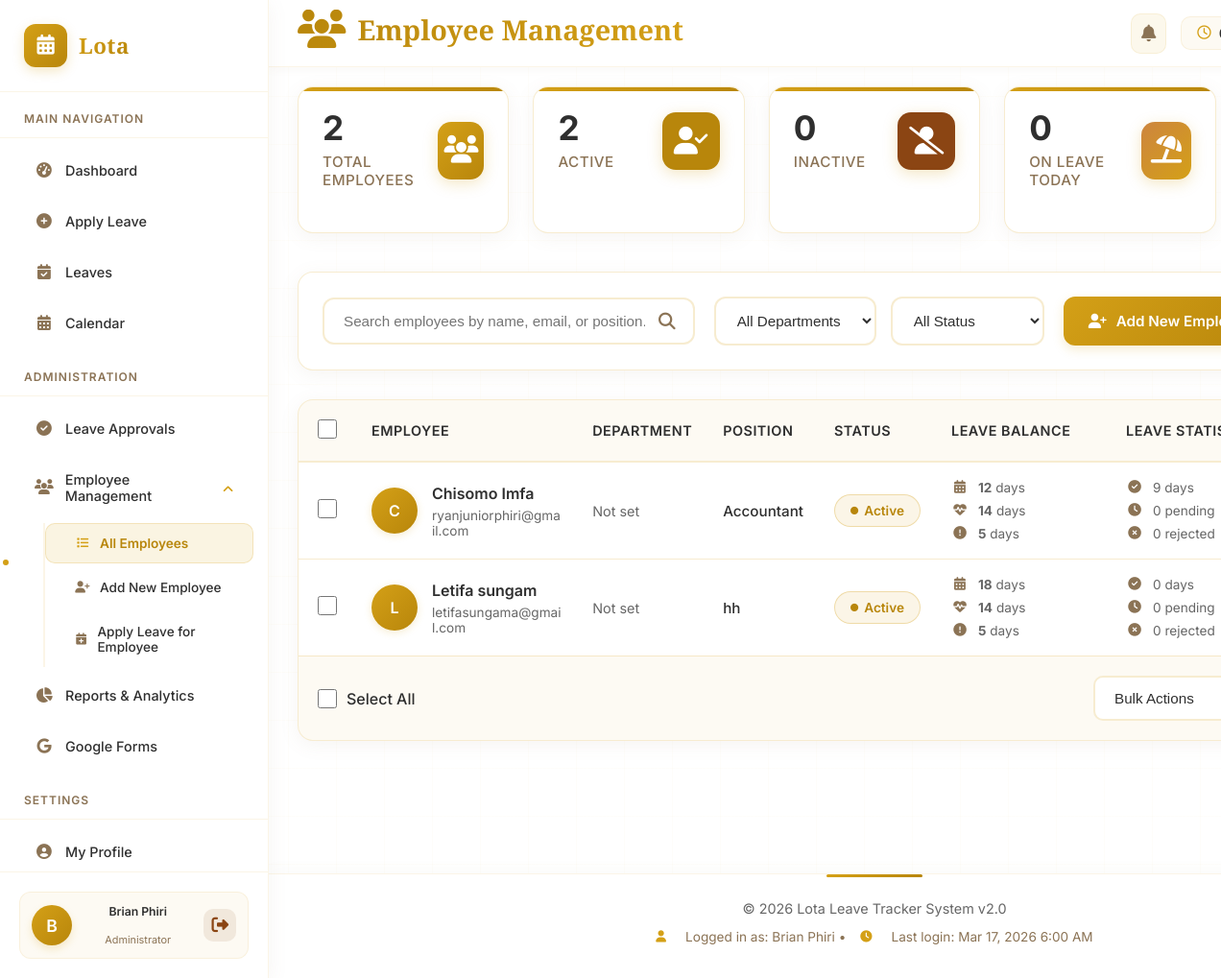
The page /manage-employees.php (signed in) on the database its author committed.
### tables this page shows
CREATE TABLE `users` (
  `id` int(11) NOT NULL,
  `email` varchar(100) NOT NULL,
  `password` varchar(255) NOT NULL,
  `last_login` timestamp NULL DEFAULT NULL,
  `last_activity` timestamp NULL DEFAULT NULL,
  `full_name` varchar(100) NOT NULL,
  `role` enum('admin','ceo','employee') DEFAULT 'employee',
  `department` varchar(50) DEFAULT NULL,
  `position` varchar(50) DEFAULT NULL,
  `phone` varchar(20) DEFAULT NULL,
  `status` enum('active','inactive','pending') DEFAULT 'active',
  `password_change_required` tinyint(1) DEFAULT 0,
  `annual_leave_days` int(11) DEFAULT 21,
  `sick_leave_days` int(11) DEFAULT 14,
  `emergency_leave_days` int(11) DEFAULT 5,
  `created_at` timestamp NOT NULL DEFAULT current_timestamp(),
  `updated_at` timestamp NOT NULL DEFAULT current_timestamp() ON UPDATE current_timestamp(),
  `google_forms_email` varchar(100) DEFAULT NULL,
  `email_notifications` tinyint(1) DEFAULT 1,
  `leave_policy_id` int(11) DEFAULT NULL
);

### manage-employees.php (the view, shortened to what this page needs)
<?php
require_once __DIR__ . '/includes/header.php';
$pdo = getPDOConnection();
$employees = [];
$stats = [];
$search_query = '';
$current_page = isset($_GET['page']) ? max(1, intval($_GET['page'])) : 1;
$per_page = 15;
if ($_SERVER['REQUEST_METHOD'] === 'GET') {
    $search_query = $_GET['search'] ?? '';
}
if ($pdo) {
    try {
        $params = [];
        $offset = ($current_page - 1) * $per_page;
        $sql = "
            SELECT
                u.id,
                u.email,
                u.full_name,
                u.role,
                u.department,
                u.position,
                u.phone,
                u.status,
                u.annual_leave_days,
                u.sick_leave_days,
                u.emergency_leave_days,
                u.created_at,
                u.updated_at,
                COALESCE(COUNT(DISTINCT l.id), 0) as total_leaves,
                COALESCE(SUM(CASE WHEN l.status = 'approved' THEN l.total_days ELSE 0 END), 0) as approved_days,
                COALESCE(SUM(CASE WHEN l.status = 'pending' THEN 1 ELSE 0 END), 0) as pending_leaves,
                COALESCE(SUM(CASE WHEN l.status = 'rejected' THEN 1 ELSE 0 END), 0) as rejected_leaves
            FROM users u
            LEFT JOIN leaves l ON u.id = l.user_id AND YEAR(l.created_at) = YEAR(CURDATE())
            WHERE (u.role = 'employee' OR u.role = 'ceo')
        ";
        $sql .= " GROUP BY u.id ORDER BY u.full_name ASC LIMIT ? OFFSET ?";
        $params[] = $per_page;
        $params[] = $offset;
        $stmt = $pdo->prepare($sql);
        $stmt->execute($params);
        $employees = $stmt->fetchAll(PDO::FETCH_ASSOC);
        $stats = getEmployeeStatistics();
    } catch (PDOException $e) {
        error_log("Error fetching employees: " . $e->getMessage());
    }
}
function getEmployeeStatistics()
{
    global $pdo;
    $stats = [
        'total' => 0,
        'active' => 0,
        'inactive' => 0,
        'on_leave_today' => 0,
        'new_this_month' => 0
    ];
    if ($pdo) {
        try {
            $today = date('Y-m-d');
            $stmt = $pdo->query("SELECT COUNT(*) as count FROM users WHERE role IN ('employee', 'ceo')");
            $result = $stmt->fetch();
            $stats['total'] = $result['count'];
            $stmt = $pdo->query("SELECT COUNT(*) as count FROM users WHERE status = 'active' AND role IN ('employee', 'ceo')");
            $result = $stmt->fetch();
            $stats['active'] = $result['count'];
            $stmt = $pdo->query("SELECT COUNT(*) as count FROM users WHERE status = 'inactive' AND role IN ('employee', 'ceo')");
            $result = $stmt->fetch();
            $stats['inactive'] = $result['count'];
            $stmt = $pdo->prepare("
                SELECT COUNT(DISTINCT u.id) as count
                FROM users u
                JOIN leaves l ON u.id = l.user_id
                WHERE l.status = 'approved'
                AND ? BETWEEN l.start_date AND l.end_date
                AND u.status = 'active'
            ");
            $stmt->execute([$today]);
            $result = $stmt->fetch();
            $stats['on_leave_today'] = $result['count'];
            $stmt = $pdo->query("
                SELECT COUNT(*) as count
                FROM users
                WHERE MONTH(created_at) = MONTH(CURDATE())
                AND YEAR(created_at) = YEAR(CURDATE())
                AND role IN ('employee', 'ceo')
            ");
            $result = $stmt->fetch();
            $stats['new_this_month'] = $result['count'];
        } catch (PDOException $e) {
            error_log("Error fetching employee statistics: " . $e->getMessage());
        }
    }
    return $stats;
}
?>
    <div class="stats-container">
        <div class="stat-card" onclick="window.location.href='manage-employees.php?status=active'">
            <div class="stat-header">
                <div>
                    <div class="stat-value"><?php echo $stats['total'] ?? 0; ?></div>
                    <div class="stat-label">Total Employees</div>
                </div>
                <div class="stat-icon total">
                    <i class="fas fa-users"></i>
                </div>
            </div>
        </div>
        <div class="stat-card" onclick="window.location.href='manage-employees.php?status=active'">
            <div class="stat-header">
                <div>
                    <div class="stat-value"><?php echo $stats['active'] ?? 0; ?></div>
                    <div class="stat-label">Active</div>
                </div>
                <div class="stat-icon active">
                    <i class="fas fa-user-check"></i>
                </div>
            </div>
        </div>
        <div class="stat-card" onclick="window.location.href='manage-employees.php?status=inactive'">
            <div class="stat-header">
                <div>
                    <div class="stat-value"><?php echo $stats['inactive'] ?? 0; ?></div>
                    <div class="stat-label">Inactive</div>
                </div>
                <div class="stat-icon inactive">
                    <i class="fas fa-user-slash"></i>
                </div>
            </div>
        </div>
        <div class="stat-card" onclick="window.location.href='calendar.php'">
            <div class="stat-header">
                <div>
                    <div class="stat-value"><?php echo $stats['on_leave_today'] ?? 0; ?></div>
                    <div class="stat-label">On Leave Today</div>
                </div>
                <div class="stat-icon on-leave">
                    <i class="fas fa-umbrella-beach"></i>
                </div>
            </div>
        </div>
    </div>
    <div class="action-bar">
        <form method="GET" action="" class="search-box">
            <input type="text" name="search" placeholder="Search employees by name, email, or position..."
                value="<?php echo htmlspecialchars($search_query); ?>">
            <i class="fas fa-search"></i>
        </form>
        <form method="GET" action="" class="filter-group">
            <select name="department" class="filter-select" onchange="this.form.submit()">
                <option value="">All Departments</option>
            </select>
            <select name="status" class="filter-select" onchange="this.form.submit()">
                <option value="">All Status</option>
            </select>
        </form>
        <div class="action-buttons">
            <a href="add-employee.php" class="btn btn-primary">
                <i class="fas fa-user-plus"></i>
                Add New Employee
            </a>
        </div>
    </div>
    <div class="employees-table-container">
        <?php if (empty($employees)): ?>
            <div class="empty-state">
                <i class="fas fa-user-friends"></i>
                <h3>No Employees Found</h3>
                <p>No employees match your search criteria. Try adjusting your filters or add a new employee.</p>
                <a href="add-employee.php" class="btn btn-primary" style="margin-top: 20px; display: inline-flex;">
                    <i class="fas fa-user-plus"></i> Add New Employee
                </a>
            </div>
        <?php else: ?>
            <form method="POST" action="" id="bulkForm">
                <div class="table-responsive">
                    <table class="employees-table">
                        <thead>
                            <tr>
                                <th>
                                    <input type="checkbox" id="selectAll" class="employee-checkbox">
                                </th>
                                <th>Employee</th>
                                <th>Department</th>
                                <th>Position</th>
                                <th>Status</th>
                                <th>Leave Balance</th>
                                <th>Leave Statistics</th>
                            </tr>
                        </thead>
                        <tbody>
                            <?php foreach ($employees as $employee):
                                $leave_balance = [
                                    'annual' => $employee['annual_leave_days'] - $employee['approved_days'],
                                    'sick' => $employee['sick_leave_days'],
                                    'emergency' => $employee['emergency_leave_days']
                                ];
                                $status_class = 'status-' . $employee['status'];
                                ?>
                                <tr>
                                    <td class="checkbox-cell">
                                        <input type="checkbox" name="selected_employees[]"
                                            value="<?php echo $employee['id']; ?>" class="employee-checkbox">
                                    </td>
                                    <td>
                                        <div class="employee-info">
                                            <div class="employee-avatar">
                                                <?php echo strtoupper(substr($employee['full_name'], 0, 1)); ?>
                                            </div>
                                            <div class="employee-details">
                                                <div class="employee-name">
                                                    <?php echo htmlspecialchars($employee['full_name']); ?>
                                                </div>
                                                <div class="employee-email">
                                                    <?php echo htmlspecialchars($employee['email']); ?>
                                                </div>
                                            </div>
                                        </div>
                                    </td>
                                    <td>
                                        <?php if ($employee['department']): ?>
                                            <span class="department-badge">
                                                <i class="fas fa-building"></i>
                                                <?php echo htmlspecialchars($employee['department']); ?>
                                            </span>
                                        <?php else: ?>
                                            <span style="color: var(--color-dark-gray); font-size: 0.9em;">Not set</span>
                                        <?php endif; ?>
                                    </td>
                                    <td>
                                        <span class="position-text">
                                            <?php echo htmlspecialchars($employee['position'] ?? 'Not specified'); ?>
                                        </span>
                                    </td>
                                    <td>
                                        <span class="status-badge <?php echo $status_class; ?>">
                                            <i class="fas fa-circle" style="font-size: 0.6em;"></i>
                                            <?php echo ucfirst($employee['status']); ?>
                                        </span>
                                    </td>
                                    <td>
                                        <div class="leave-stats">
                                            <div class="stat-item">
                                                <i class="fas fa-calendar-alt"></i>
                                                <span><strong><?php echo $leave_balance['annual']; ?></strong> days</span>
                                            </div>
                                            <div class="stat-item">
                                                <i class="fas fa-heartbeat"></i>
                                                <span><strong><?php echo $leave_balance['sick']; ?></strong> days</span>
                                            </div>
                                            <div class="stat-item">
                                                <i class="fas fa-exclamation-circle"></i>
                                                <span><strong><?php echo $leave_balance['emergency']; ?></strong> days</span>
                                            </div>
                                        </div>
                                    </td>
                                    <td>
                                        <div class="leave-stats">
                                            <div class="stat-item">
                                                <i class="fas fa-check-circle stat-approved"></i>
                                                <span><?php echo $employee['approved_days']; ?> days</span>
                                            </div>
                                            <div class="stat-item">
                                                <i class="fas fa-clock stat-pending"></i>
                                                <span><?php echo $employee['pending_leaves']; ?> pending</span>
                                            </div>
                                            <div class="stat-item">
                                                <i class="fas fa-times-circle stat-rejected"></i>
                                                <span><?php echo $employee['rejected_leaves']; ?> rejected</span>
                                            </div>
                                        </div>
                                    </td>
                                </tr>
                            <?php endforeach; ?>
                        </tbody>
                    </table>
                </div>
                <div class="bulk-actions">
                    <div class="bulk-select">
                        <input type="checkbox" id="bulkSelectAll" onchange="toggleBulkSelectAll(this)">
                        <label for="bulkSelectAll">Select All</label>
                    </div>
                    <select name="bulk_action" class="filter-select" style="min-width: 180px;">
                        <option value="">Bulk Actions</option>
                    </select>
                </div>
            </form>
        <?php endif; ?>
    </div>
</div>
<?php require_once __DIR__ . '/includes/footer.php'; ?>

### rows shown on the page
users: full_name "C", full_name "Chisomo Imfa", email "ryanjuniorphiri@gmail.com", department "Not set", position "Accountant", status "Active", approved_days "9", pending_leaves "0", rejected_leaves "0"
users: id "12", sick_leave_days "14", emergency_leave_days "5", full_name "L", full_name "Letifa sungam", email "letifasungama@gmail.com", department "Not set", position "hh", status "Active", annual_leave_days "18", approved_days "0", pending_leaves "0", rejected_leaves "0"

### other values the page prints
substr($current_user['full_name'], 0, 1) "B"
$current_user['full_name'] "Brian Phiri"
$role_display[$current_user['role']] "Administrator"
$page_title "Employee Management"
$stats['total'] "2"
$stats['active'] "2"
$stats['inactive'] "0"
$stats['on_leave_today'] "0"
$_SESSION['full_name'] "Brian Phiri"
date('M j, Y g:i A', $_SESSION['login_time']) "Mar 17, 2026 6:00 AM"
